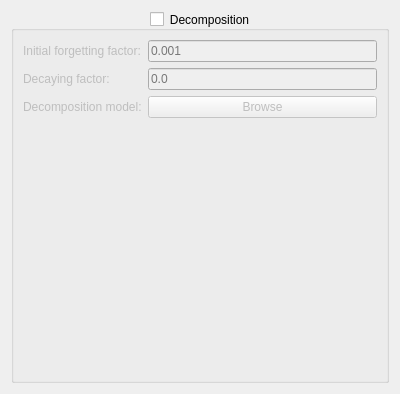
<?xml version="1.0" encoding="UTF-8"?>
<ui version="4.0">
 <class>DecompositionConfig</class>
 <widget class="QWidget" name="DecompositionConfig">
  <property name="geometry">
   <rect>
    <x>0</x>
    <y>0</y>
    <width>400</width>
    <height>394</height>
   </rect>
  </property>
  <property name="windowTitle">
   <string>Decomposition Widget</string>
  </property>
  <layout class="QVBoxLayout" name="verticalLayout">
   <item>
    <widget class="QGroupBox" name="decompGroupBox">
     <property name="title">
      <string>Decomposition</string>
     </property>
     <property name="alignment">
      <set>Qt::AlignCenter</set>
     </property>
     <property name="checkable">
      <bool>true</bool>
     </property>
     <property name="checked">
      <bool>false</bool>
     </property>
     <layout class="QVBoxLayout" name="verticalLayout_2">
      <item>
       <layout class="QGridLayout" name="gridLayout">
        <item row="1" column="1">
         <widget class="QLineEdit" name="gammaTextField">
          <property name="toolTip">
           <string>If a non-numeric value is set, the default value will be used</string>
          </property>
          <property name="placeholderText">
           <string>0.0</string>
          </property>
         </widget>
        </item>
        <item row="0" column="0">
         <widget class="QLabel" name="label1">
          <property name="text">
           <string>Initial forgetting factor:</string>
          </property>
         </widget>
        </item>
        <item row="1" column="0">
         <widget class="QLabel" name="label2">
          <property name="text">
           <string>Decaying factor:</string>
          </property>
         </widget>
        </item>
        <item row="2" column="1">
         <widget class="QPushButton" name="browseDecompModelButton">
          <property name="text">
           <string>Browse</string>
          </property>
         </widget>
        </item>
        <item row="2" column="0">
         <widget class="QLabel" name="label3">
          <property name="text">
           <string>Decomposition model:</string>
          </property>
         </widget>
        </item>
        <item row="0" column="1">
         <widget class="QLineEdit" name="lambdaTextField">
          <property name="placeholderText">
           <string>0.001</string>
          </property>
         </widget>
        </item>
       </layout>
      </item>
      <item>
       <widget class="QLabel" name="decompModelLabel">
        <property name="text">
         <string/>
        </property>
       </widget>
      </item>
     </layout>
    </widget>
   </item>
  </layout>
 </widget>
 <resources/>
 <connections/>
</ui>
